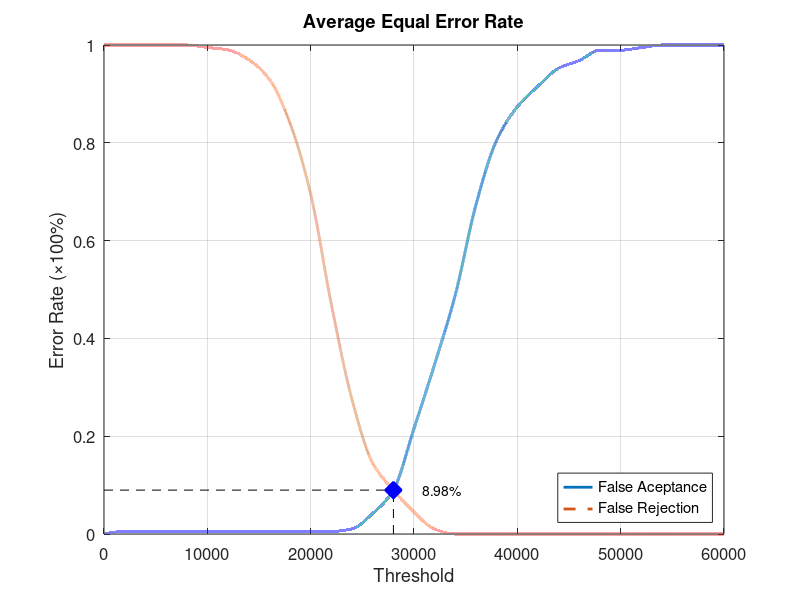
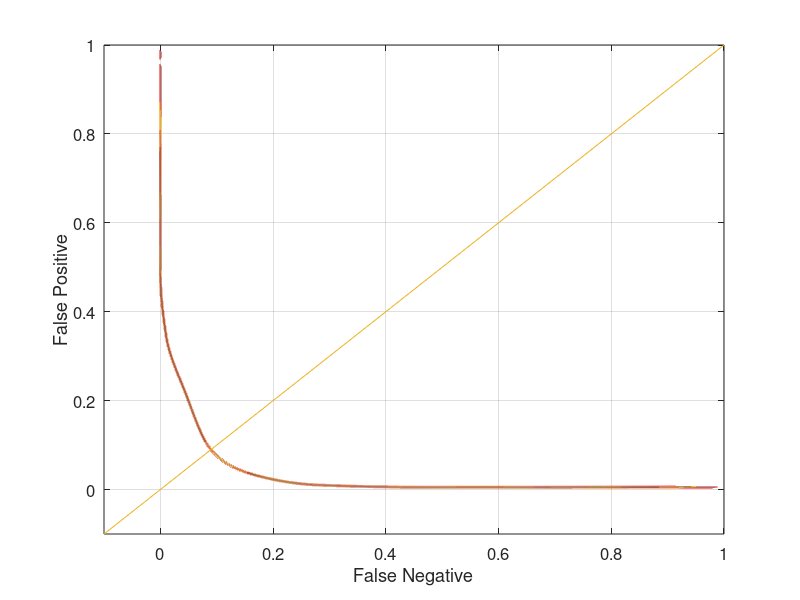

Write the MATLAB code that produced these figures, in order.
function yEER = Database4_2
close all;
clear;
clc;
x = 0:2000:60000;
xq = 0:0.5:60000;

y0 = [0 0.00526316 0.00526316 0.00526316 0.00526316 0.00526316 0.00526316 0.00526316 0.00526316 0.00526316 0.00526316 0.00526316 0.0105263 0.0421053 0.0894737 0.215789 0.347368 0.489474 0.673684 0.805263 0.873684 0.915789 0.952632 0.968421 0.989474 0.989474 0.994737 1 1 1 1];
yy0 = interp1(x, y0, xq, 'pchip');
y1 = [1 1 1 1 1 0.995 0.99 0.97 0.93 0.84 0.695 0.47 0.275 0.145 0.09 0.045 0.01 0 0 0 0 0 0 0 0 0 0 0 0 0 0];
yy1 = interp1(x, y1, xq, 'pchip');

% Calculating EER: 
y2 = abs(y0 - y1);
find(y2 == min(y2))
yy2 = abs(yy0 - yy1);
xEER = find(yy2 == min(yy2));
xEERIndex = xq(xEER) % X-axis EER
yEER = yy0(xEER) % Y-axis EER

main = figure
plot(xq, yy0,'-','LineWidth', 2);	hold on
plot(xq, yy1,'--','LineWidth', 2);	hold on
plot([xEERIndex xEERIndex], [0 yEER], 'k--');	hold on
plot([0 xEERIndex], [yEER yEER], 'k--');	hold on
plot(xEERIndex, yEER, 'bx', 'LineWidth', 10);	hold on
text(xEERIndex + 10 * xEERIndex / 100, yEER, [num2str(round((10000 * yEER)) / 100) '%'])
legend('False Aceptance', 'False Rejection', 'Location', 'SouthEast')
xlabel('Threshold')
ylabel('Error Rate (\times100%)')
title('Average Equal Error Rate')
set(gca, 'FontSize', 12)
axis([0 60000 0 1])
grid on

print(main, 'Database4_2Main', '-dpng');
FNRxFPR = figure('Color', [1 1 1]);
plot(yy1, yy0, '-', yy1, yy0, 'LineWidth', 2);
hold on
y = -0.1:0.1:1
plot(y, y); 
set(gca, 'FontSize', 12)
xlabel('False Negative')
ylabel('False Positive')
axis([-0.1 1 -0.1 1])
set(gca, 'FontSize', 12)
grid on

print(FNRxFPR, 'Database4_2FNRxFPR','-dpng');
end
